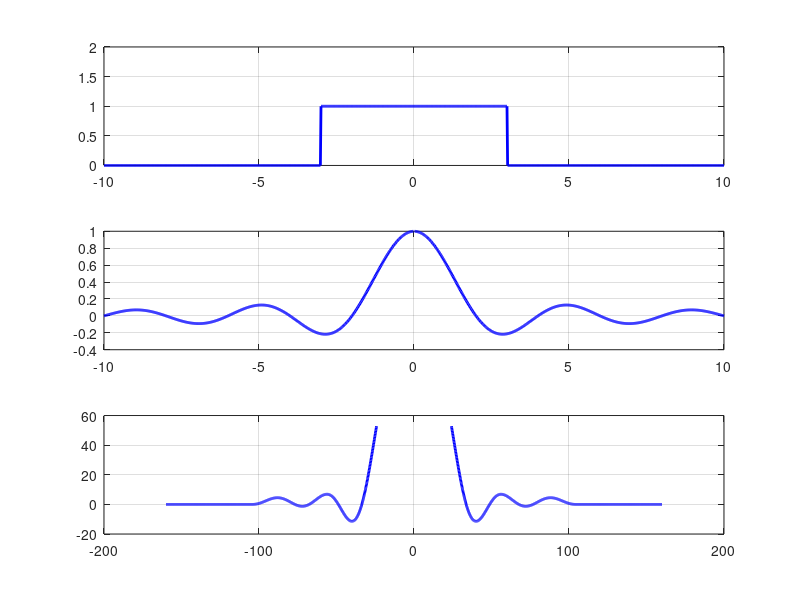

The MATLAB source for this figure:
clc;
clearvars;
close all;
%imtool close all;  % Close all imtool figures.
workspace;
format longg;
format compact;
fontSize = 16;
numberOfElements = 1001;
middleElement = ceil(numberOfElements/2);
x = linspace(-10,10, numberOfElements);
halfWindowWidth = 150;
% Make rectangular pulse.
rect = zeros(1, numberOfElements);
rect(middleElement-halfWindowWidth: middleElement+halfWindowWidth) = 1;
subplot(3, 1, 1);
plot(x, rect,'b-', 'LineWidth', 2);
ylim([0 2]);
grid 'on';
% Enlarge figure to full screen.
set(gcf, 'units','normalized','outerposition',[0 0 1 1]);
% Make sinc.
subplot(3, 1, 2);
s = sin(pi*x/2)./(pi*x/2);
plot(x, s, 'b-', 'LineWidth', 2);
grid 'on';
% Convolve
y = conv(s, rect,'full');
predictedLength = length(s)+length(rect)-1
newXAxis = linspace((-10 - halfWindowWidth), (+10 + halfWindowWidth), length(y)) ;
subplot(3, 1, 3);
plot(newXAxis, y, 'b-', 'LineWidth', 2);
grid 'on';